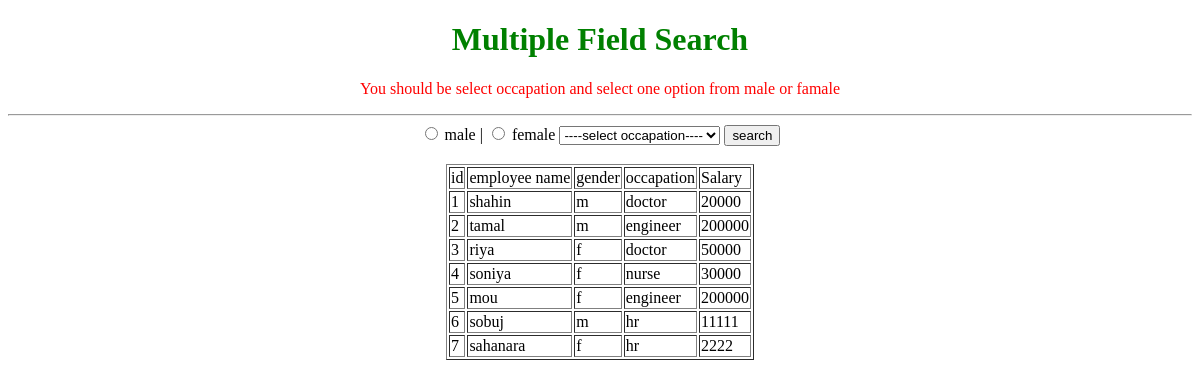
Before: / with the older database file.
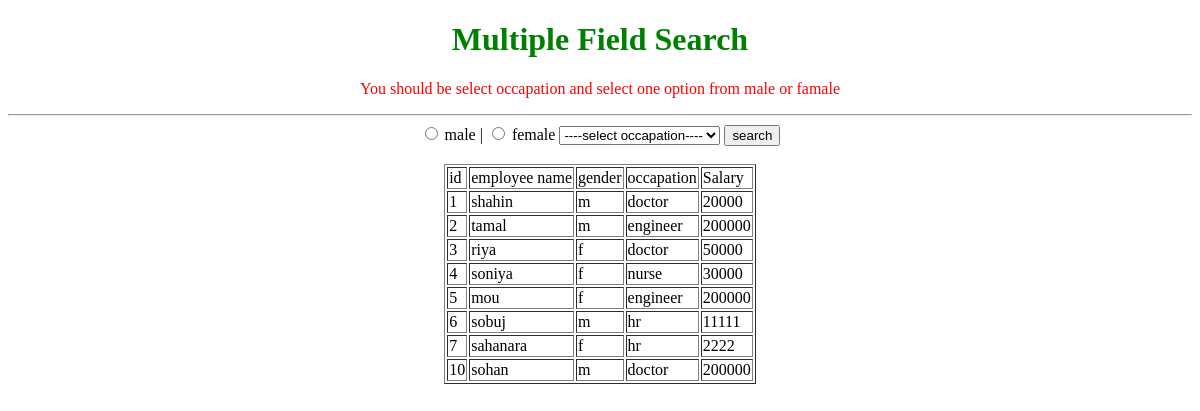
After: the same page with the newer database file.
### app/models.py (models this page shows, shortened)
class multipleSearchFields(models.Model):
    emid = models.IntegerField(primary_key=True)
    empname = models.CharField(max_length=100)
    gender = models.CharField(max_length=1)
    occapation = models.CharField(max_length=100)
    salary = models.IntegerField()

### app/views.py (the view)
# urls.py: path('', views.SearchViews, name='home'),
def SearchViews(request):
    if request.method=='POST':
        occapation = request.POST.get('occapation')
        gender = request.POST.get('gender')
        searchQuery = multipleSearchFields.objects.filter(occapation__icontains=occapation,gender__icontains=gender)
        return render(request,'index.html',{'all_obj':searchQuery})
    else:
        all_obj = multipleSearchFields.objects.all()
        return render(request,'index.html',{'all_obj':all_obj})

### templates/index.html (shortened to what this page needs)
<!DOCTYPE html>
<html lang="en">
<head>
</head>
<body>
    <center>
        <h1 style="color:green;">Multiple Field Search</h1>
        <p style="color:red;"> You should be select occapation and select one option from male or famale</p>
        <hr>
        <form action="" method="post">
            <input type="radio" value="m" name="gender"> male |
            <input type="radio" value="f" name="gender"> female
            <select name="occapation">
                <option selected disabled=true>----select occapation----</option>
            </select>
            <input type="submit" value="search"><br/><br/>
            <table border="1">
                <tr>
                    <td>id</td>
                    <td>employee name</td>
                    <td>gender</td>
                    <td>occapation</td>
                    <td>Salary</td>
                </tr>
                {% for result in all_obj %}
                    <tr>
                        <td>{{result.emid}}</td>
                        <td>{{result.empname}}</td>
                        <td>{{result.gender}}</td>
                        <td>{{result.occapation}}</td>
                        <td>{{result.salary}}</td>
                    </tr>
                {% endfor %}
            </table>
        </form>
    </center>
</body>
</html>

Changed rows visible on the page:
added multipleSearchFields: emid "10", empname "sohan", gender "m", occapation "doctor", salary "200000"
